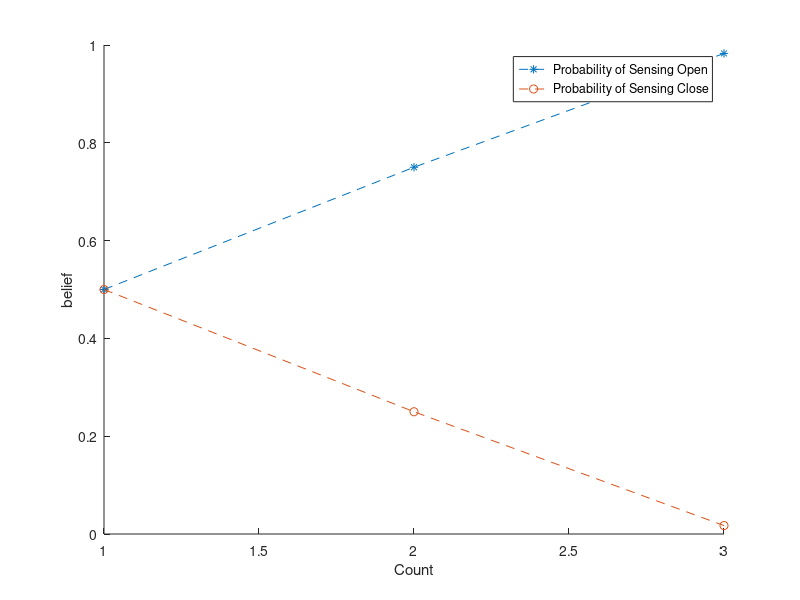

Recreate this plot in MATLAB.
%% set initial state

bel0_Open = 0.5; % initial state = open
bel0_Closed = 0.5; % initial state = closed

%% set noise
p_SenOp_open = 0.6; % when Door open, Sense open
p_SenClo_open = 0.4; % Sense close

p_SenOp_close = 0.2; % when Door close, Sense open
p_SenClo_close = 0.8; % Sense close

%% set state transition
p_Open_at_push_open = 1; % when Door open and robot push the door, than probability of Door'state open
p_Close_at_push_open = 0; % ~ , than probability of Door close
p_Open_at_push_close = 0.8; % when Door close and robot push the door, than probabilty of Door open
p_Close_at_push_close = 0.2; % ~ , than probability of Door close

p_Open_at_not_open = 1; % Door open and do nothing, than Door open
p_Close_at_not_open = 0; % Door open and do nothing, than Door close
p_Open_at_not_close = 0; % Door close and do nothing, than Door open
p_Close_at_not_close = 1; % Door close and do nothing, than Door Close

%% Bayes Filtering
% 1st Control Update
bel_ControlUp_x1_Open = p_Open_at_not_open*bel0_Open + p_Open_at_not_close*bel0_Closed; % When Final state is Open, probability of all cases
bel_ControlUp_x1_Close = p_Close_at_not_open*bel0_Open + p_Close_at_not_close*bel0_Closed; % When Final state is Close, probability of all cases

% 1st Measurement Update
bel_MeasureUp_x1_Open = p_SenOp_open*bel_ControlUp_x1_Open; % When Door Open, Sense Open
bel_MeasureUp_x1_Close = p_SenOp_close*bel_ControlUp_x1_Close; % When Door Close, Sense Open

normal_x1 = (bel_MeasureUp_x1_Open + bel_MeasureUp_x1_Close)^-1; % normalization

bel_MeasureUp_x1_Open = normal_x1*bel_MeasureUp_x1_Open;
bel_MeasureUp_x1_Close = normal_x1*bel_MeasureUp_x1_Close;

% 2nd Control Update
bel_ControlUp_x2_Open = p_Open_at_push_open * bel_MeasureUp_x1_Open + p_Open_at_push_close*bel_MeasureUp_x1_Close;
bel_ControlUp_x2_Close = p_Close_at_push_open* bel_MeasureUp_x1_Open + p_Close_at_push_close*bel_MeasureUp_x1_Close;

% 2nd Measurement Update
bel_MeasureUp_x2_Open = p_SenOp_open*bel_ControlUp_x2_Open;
bel_MeasureUp_x2_Close = p_SenOp_close*bel_ControlUp_x2_Close;

normal_x2 = (bel_MeasureUp_x2_Open+bel_MeasureUp_x2_Close)^-1;

bel_MeasureUp_x2_Open = normal_x2 *bel_MeasureUp_x2_Open;
bel_MeasureUp_x2_Close = normal_x2*bel_MeasureUp_x2_Close;

%% figure
figure; hold on; grid off;

Open = [bel0_Open bel_MeasureUp_x1_Open bel_MeasureUp_x2_Open];
Close = [bel0_Closed bel_MeasureUp_x1_Close bel_MeasureUp_x2_Close];
x = 1:1:size(Open,2);

plot(x,Open,'--*');plot(x,Close,'--o'); legend('Probability of Sensing Open','Probability of Sensing Close'); xlabel('Count'); ylabel('belief')